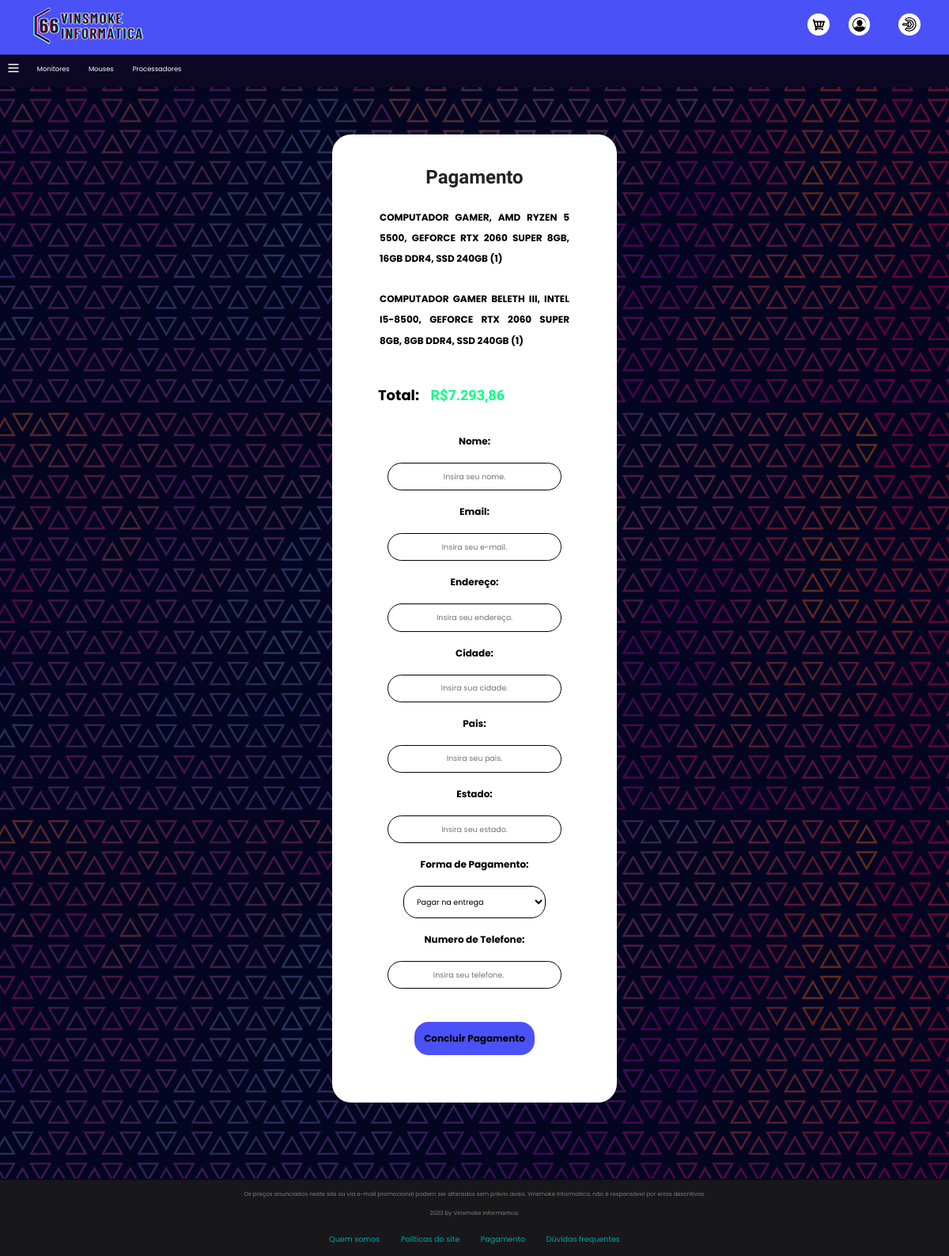
The app's page /paginas/comprar.php (signed in) with its own data.
### tables this page shows
CREATE TABLE `cart` (
  `id` int(100) NOT NULL,
  `user_id` int(100) NOT NULL,
  `name` varchar(100) NOT NULL,
  `price` varchar(100) NOT NULL,
  `image` varchar(100) NOT NULL,
  `quantity` int(100) NOT NULL
);

### paginas/comprar.php (the view, shortened to what this page needs)
<?php
include 'config.php';
$user_id = $_SESSION['user_id'];
?>
<!DOCTYPE html>
<html lang="en">
<head>
    <link rel="stylesheet" href="../estilos/comprar.css" />
</head>
<body>
<div id="header">
<a href="index.php"><img id="logo" src="../images/Vinsmoke_Info.png"></a>
<div id="end">
    <a href="carrinho.php"><img id="carrinho" src="../images/carrinho.png"></a>
    <a href="login.php"><img id="user" src="../images/usuario.png"></a>
    <a href="index.php?logout=<?php echo $user_id; ?>" onclick="return confirm('Você tem certeza que deseja sair?');" class="delete-btn"></a>
</div>
</div>
    <ul>
    <li class="dropdown">
                <a href="javascript:void(0)" class="menu">  </a>
            </li>
            <li><a id="links" href="monitores.php"> Monitores </a></li>
            <li><a id="links" href="mouses.php"> Mouses </a></li>
            <li><a id="links" href="processadores.php"> Processadores </a></li>
        </ul>
    <div id="box">
        <h1 id="titulo" >Pagamento</h>
        <div id="cadastro">
            <form action="comprar.php" method="post">
                <?php
                    $select_cart = mysqli_query($conn, "SELECT * FROM `cart` WHERE user_id = '$user_id'");
                    $total = 0;
                    $grand_total = 0;
                    if(mysqli_num_rows($select_cart) > 0){
                        while($fetch_cart = mysqli_fetch_assoc($select_cart)){
                        $total_price = $fetch_cart['price'] * $fetch_cart['quantity'];
                        $grand_total = $total += $total_price;
                ?>
                <p id="text"><?= $fetch_cart['name']; ?> (<?= $fetch_cart['quantity']; ?>)</p>
                <?php
                    }
                }else{
                    echo "<p id='text'>Seu carrinho está vazio!</p>";
                }
                ?>
                <p id="text1">Total:</p>
                <?php
                    $preco = $grand_total;
                    $preco = number_format($preco, 2, ',', '.');
                ?>
                <p id="valor">R$<?=$preco;?></p></br></br>
                <label for="name"><b>Nome:</b></label><br><br>
                <input type="text" id="name" name="name" required placeholder="Insira seu nome."><br><br>
                <label for="email"><b>Email:</b></label><br><br>
                <input type="email" id="email" name="email" required placeholder="Insira seu e-mail."><br><br>
                <label for="address"><b>Endereço:</b></label><br><br>
                <input type="text" id="address" name="address" required placeholder="Insira seu endereço."><br><br>
                <label for="city"><b>Cidade:</b></label><br><br>
                <input type="text" id="city" name="city" required placeholder="Insira sua cidade."><br><br>
                <label for="country"><b>Pais:</b></label><br><br>
                <input type="text" id="country" name="country" required placeholder="Insira seu pais."><br><br>
                <label for="state"><b>Estado:</b></label><br><br>
                <input type="text" id="state" name="state" required placeholder="Insira seu estado."><br><br>
                <label for="method"><b>Forma de Pagamento:</b></label><br><br>
                <select id="method" name="method">
                    <option value="pagar na entrega" selected>Pagar na entrega</option>
                </select><br><br>
                <label for="number"><b>Numero de Telefone:</b></label><br><br>
                <input type="number" id="number" name="number" required placeholder="Insira seu telefone."><br><br>
                <div id='botão'>
                    <input type="submit" name="order_btn" value="Concluir Pagamento" id="confirmar"/>
                </div>
            </form>
        </div>
    </div> <br/><br/>
    <footer id="footer1">
    <p id="copyright">Os preços anunciados neste site ou via e-mail promocional podem ser alterados sem prévio aviso. Vinsmoke Informatica, não é responsável por erros descritivos.</p>
        <p id="copyright">2023 by Vinsmoke Informartica.</p>
        <div id="footer"> <a id="footer2" href="quem_somos.php">Quem somos</a></div>
        <div id="footer"> <a id="footer2" href="politicas_do_site.php">Políticas do site</a></div>
        <div id="footer"> <a id="footer2" href="pagamento.php">Pagamento</a></div>
        <div id="footer"> <a id="footer2" href="duvidas.php">Dúvidas frequentes</a></div>
    </footer>
</body>
</html>

### estilos/comprar.css (style rules this page uses)
body { background-image: url(../images/25805.png); background-size: contain; margin: 0; padding: 0; }
#valor { display: inline-block; color: rgb(0, 255, 128); font-size: 1.5VW; font-family: 'Fjalla One', sans-serif; text-align: justify; margin-right: 7vw; }
#text1 { font-size: 1.5vw; display: inline-block; margin-right: 1vw; text-align: justify; }
#text { line-height: 2.2vw; max-width: 20vw; margin: auto; text-align: justify; margin-bottom: 2vw; }
#header { display: flex; align-items: center; padding-top: 0%; color: white; margin: 0%; width: 100%; padding-top: 0.2vw; padding-bottom: 0.2vw; background: #4A51F7; flex-direction: row; justify-content: flex-start; }
#logo { height: 5vw; margin-left: 3vw; }
#user { padding: 0.4vw; background-color: white; border-radius: 2vw; height: 1.5vw; margin-left: 2vw; margin-right: 3vw; transition: 0.5s; }
#end { display: flex; justify-content: flex-end; margin: 0%; width: 100%; padding-top: 0.2vw; padding-bottom: 0.2vw; align-items: center; padding-top: 0%; }
#carrinho { padding: 0.4vw; background-color: white; border-radius: 2vw; height: 1.5vw; transition: 0.5s; }
#login { padding: 0.4vw; background-color: white; border-radius: 2vw; height: 1.5vw; transition: 0.5s; margin-right: 3vw; }
ul { list-style-type: none; margin: 0; padding: 0; overflow: hidden; background-color: #0C0824; }
li { float: left; }
li a, .menu { display: inline-block; color: white; text-align: center; padding: 0.7vw 0.7vw; text-decoration: none; border-bottom: solid rgba(0, 0, 0, 0) 0.2vw; }
li.dropdown { display: inline-block; }
#links { font-family: 'Poppins', 'sans-serif'; font-size: 0.7vw; color: white; padding-left: 1vw; padding-right: 1vw; border-bottom: solid rgba(0, 0, 0, 0) 0.2vw; text-decoration: none; padding-bottom: 1vw; padding-top: 1vw; transition: 0.5s; }
#footer { padding: 1vw; display: inline-flex; transition: 200ms; }
#copyright { margin-top: 1vw; font-size: 0.6vw; }
#footer2 { text-decoration: none; color: rgb(5, 162, 173); }
#footer1 { background-color: #18181a; color: #7e7e7e; position: absolute; bottom: -10000; width: 100%; height: 8vw; text-align: center; font-size: 0.8vw; font-family: 'Poppins', 'sans-serif'; border-top: 0.2vw solid #0C0824; }
#titulo { font-size: 2vw; }
#box { background-color: rgb(255, 255, 255); position: relative; margin-top: 5vw; margin-left: auto; margin-right: auto; margin-bottom: 5vw; width: 30vw; padding-top: 2vw; border-radius: 2vw; }
h1 { text-align: center; color: rgb(34, 34, 34); font-family: 'Fjalla One',"sans serif"; }
#cadastro { font-size: 1vw; padding-top: 2vw; padding-bottom: 5vw; text-align: center; font-family: 'Poppins','sans serif'; color: #000000; }
input[type=text] { font-family: 'Poppins', 'sans-serif'; font-size: 0.8vw; border: solid black 0.1vw; width: 55%; padding: 0.8vw; border-radius:1.5vw; border-color: #000000; text-align: center; }
input[type=number] { font-family: 'Poppins', 'sans-serif'; font-size: 0.8vw; border: solid black 0.1vw; width: 55%; padding: 0.8vw; border-radius:1.5vw; border-color: #000000; text-align: center; }
input[type=email] { font-family: 'Poppins', 'sans-serif'; font-size: 0.8vw; border: solid black 0.1vw; width: 55%; padding: 0.8vw; border-radius:1.5vw; border-color: #000000; text-align: center; }
select { font-family: 'Poppins', 'sans-serif'; width: 50%; padding: 1vw; border-radius: 1.5vw; border-width: 0.1vw; border-color: #000000; background-color: #ffffff; font-size: 0.8vw; cursor:pointer; }
#confirmar { font-family: 'Poppins', 'sans-serif'; margin-top: 2vw; padding:1vw; cursor: pointer; font-weight: bold; background-color:#4A51F7; border-radius: 1.5vw; font-size: 1vw; border-style: none; transition: 200ms; }

### records on screen
cart: name "COMPUTADOR GAMER, AMD RYZEN 5 5500, GEFORCE RTX 2060 SUPER 8GB, 16GB DDR4, SSD 240GB", quantity "1"
cart: name "COMPUTADOR GAMER BELETH III, INTEL I5-8500, GEFORCE RTX 2060 SUPER 8GB, 8GB DDR4, SSD 240GB", quantity "1"

### other values on screen
$preco "7.293,86"
